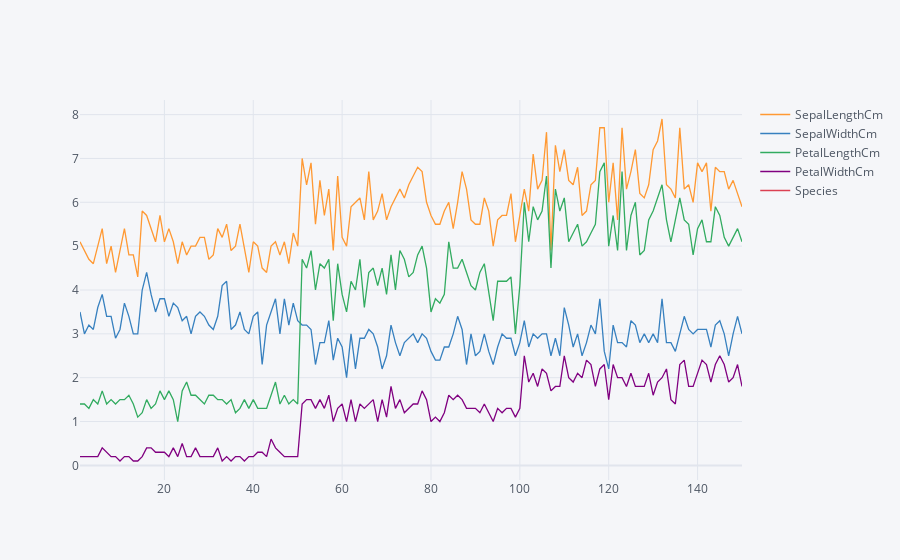

Notebook source saved alongside this figure:
### Code cell
dff.iplot()

### Figure 1 — Plotly figure (JSON) as saved in the notebook; plotly's stock layout.template omitted (floating-point values rounded to 4 significant figures; data arrays with more than 128 entries replaced by an {"elided": "..."} marker saying what was removed)
{"data": [{"line": {"color": "rgba(255, 153, 51, 1.0)", "dash": "solid", "shape": "linear", "width": 1.3}, "mode": "lines", "name": "SepalLengthCm", "text": "", "type": "scatter", "x": {"elided": "150 int values"}, "y": {"elided": "150 float values"}}, {"line": {"color": "rgba(55, 128, 191, 1.0)", "dash": "solid", "shape": "linear", "width": 1.3}, "mode": "lines", "name": "SepalWidthCm", "text": "", "type": "scatter", "x": {"elided": "150 int values"}, "y": {"elided": "150 float values"}}, {"line": {"color": "rgba(50, 171, 96, 1.0)", "dash": "solid", "shape": "linear", "width": 1.3}, "mode": "lines", "name": "PetalLengthCm", "text": "", "type": "scatter", "x": {"elided": "150 int values"}, "y": {"elided": "150 float values"}}, {"line": {"color": "rgba(128, 0, 128, 1.0)", "dash": "solid", "shape": "linear", "width": 1.3}, "mode": "lines", "name": "PetalWidthCm", "text": "", "type": "scatter", "x": {"elided": "150 int values"}, "y": {"elided": "150 float values"}}, {"line": {"color": "rgba(219, 64, 82, 1.0)", "dash": "solid", "shape": "linear", "width": 1.3}, "mode": "lines", "name": "Species", "text": "", "type": "scatter", "x": {"elided": "150 int values"}, "y": {"elided": "150 str values"}}], "layout": {"legend": {"bgcolor": "#F5F6F9", "font": {"color": "#4D5663"}}, "paper_bgcolor": "#F5F6F9", "plot_bgcolor": "#F5F6F9", "title": {"font": {"color": "#4D5663"}}, "xaxis": {"gridcolor": "#E1E5ED", "showgrid": true, "tickfont": {"color": "#4D5663"}, "title": {"font": {"color": "#4D5663"}, "text": ""}, "zerolinecolor": "#E1E5ED"}, "yaxis": {"gridcolor": "#E1E5ED", "showgrid": true, "tickfont": {"color": "#4D5663"}, "title": {"font": {"color": "#4D5663"}, "text": ""}, "zerolinecolor": "#E1E5ED"}}}
